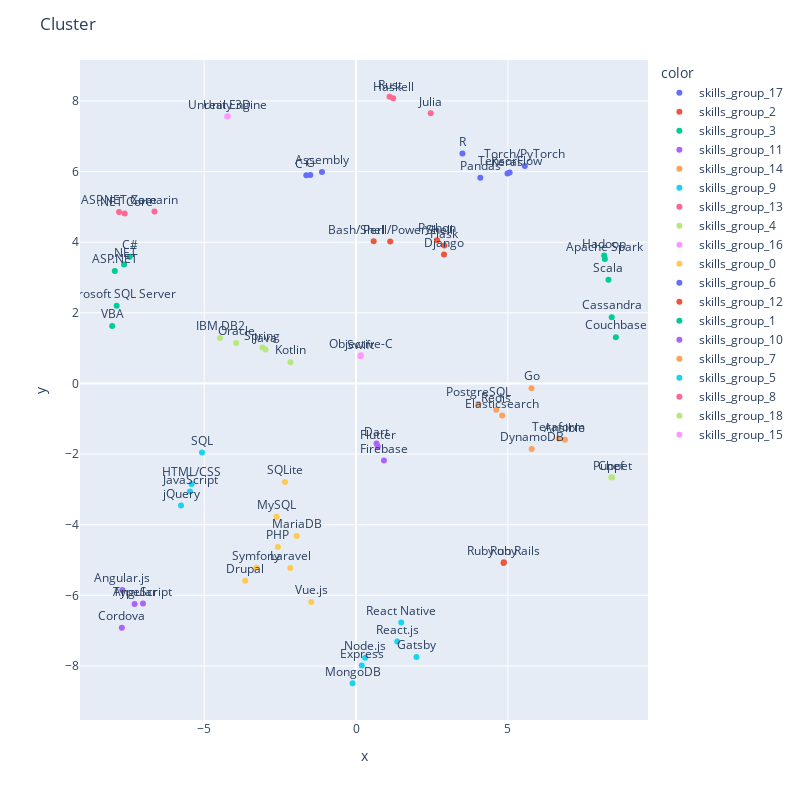

Here is the notebook cell this chart was saved with:
### Code cell
fig = px.scatter(x=tsne_projection[0], 
                 y=tsne_projection[1], 
                 text=tsne_projection.droplevel(0).index, 
                 color=cluster_labels)
fig.update_traces(textposition='top center')
fig.update_layout(height=800, width=800, title_text='Cluster')
fig.show()

### Figure 1 — Plotly figure (JSON) as saved in the notebook; plotly's stock layout.template omitted (floating-point values rounded to 4 significant figures)
{"data": [{"hovertemplate": "color=skills_group_17<br>x=%{x}<br>y=%{y}<br>text=%{text}<extra></extra>", "legendgroup": "skills_group_17", "marker": {"color": "#636efa", "symbol": "circle"}, "mode": "markers+text", "name": "skills_group_17", "orientation": "v", "showlegend": true, "text": ["Assembly", "C", "C++"], "textposition": "top center", "type": "scatter", "x": [-1.12, -1.506, -1.637], "xaxis": "x", "y": [5.987, 5.903, 5.896], "yaxis": "y"}, {"hovertemplate": "color=skills_group_2<br>x=%{x}<br>y=%{y}<br>text=%{text}<extra></extra>", "legendgroup": "skills_group_2", "marker": {"color": "#EF553B", "symbol": "circle"}, "mode": "markers+text", "name": "skills_group_2", "orientation": "v", "showlegend": true, "text": ["Bash/Shell/PowerShell", "Perl", "Python", "Django", "Flask"], "textposition": "top center", "type": "scatter", "x": [1.124, 0.58, 2.668, 2.896, 2.908], "xaxis": "x", "y": [4.017, 4.026, 4.059, 3.651, 3.904], "yaxis": "y"}, {"hovertemplate": "color=skills_group_3<br>x=%{x}<br>y=%{y}<br>text=%{text}<extra></extra>", "legendgroup": "skills_group_3", "marker": {"color": "#00cc96", "symbol": "circle"}, "mode": "markers+text", "name": "skills_group_3", "orientation": "v", "showlegend": true, "text": ["C#", "VBA", "Microsoft SQL Server", "ASP.NET", ".NET"], "textposition": "top center", "type": "scatter", "x": [-7.452, -8.03, -7.881, -7.942, -7.637], "xaxis": "x", "y": [3.587, 1.626, 2.203, 3.183, 3.366], "yaxis": "y"}, {"hovertemplate": "color=skills_group_11<br>x=%{x}<br>y=%{y}<br>text=%{text}<extra></extra>", "legendgroup": "skills_group_11", "marker": {"color": "#ab63fa", "symbol": "circle"}, "mode": "markers+text", "name": "skills_group_11", "orientation": "v", "showlegend": true, "text": ["Dart", "Firebase", "Flutter"], "textposition": "top center", "type": "scatter", "x": [0.6753, 0.9191, 0.7168], "xaxis": "x", "y": [-1.698, -2.184, -1.787], "yaxis": "y"}, {"hovertemplate": "color=skills_group_14<br>x=%{x}<br>y=%{y}<br>text=%{text}<extra></extra>", "legendgroup": "skills_group_14", "marker": {"color": "#FFA15A", "symbol": "circle"}, "mode": "markers+text", "name": "skills_group_14", "orientation": "v", "showlegend": true, "text": ["Go", "Elasticsearch", "PostgreSQL", "Redis"], "textposition": "top center", "type": "scatter", "x": [5.779, 4.812, 4.025, 4.617], "xaxis": "x", "y": [-0.1335, -0.9047, -0.5815, -0.7435], "yaxis": "y"}, {"hovertemplate": "color=skills_group_9<br>x=%{x}<br>y=%{y}<br>text=%{text}<extra></extra>", "legendgroup": "skills_group_9", "marker": {"color": "#19d3f3", "symbol": "circle"}, "mode": "markers+text", "name": "skills_group_9", "orientation": "v", "showlegend": true, "text": ["HTML/CSS", "JavaScript", "SQL", "jQuery"], "textposition": "top center", "type": "scatter", "x": [-5.415, -5.466, -5.072, -5.763], "xaxis": "x", "y": [-2.848, -3.059, -1.953, -3.458], "yaxis": "y"}, {"hovertemplate": "color=skills_group_13<br>x=%{x}<br>y=%{y}<br>text=%{text}<extra></extra>", "legendgroup": "skills_group_13", "marker": {"color": "#FF6692", "symbol": "circle"}, "mode": "markers+text", "name": "skills_group_13", "orientation": "v", "showlegend": true, "text": ["Haskell", "Julia", "Rust"], "textposition": "top center", "type": "scatter", "x": [1.223, 2.459, 1.104], "xaxis": "x", "y": [8.077, 7.652, 8.119], "yaxis": "y"}, {"hovertemplate": "color=skills_group_4<br>x=%{x}<br>y=%{y}<br>text=%{text}<extra></extra>", "legendgroup": "skills_group_4", "marker": {"color": "#B6E880", "symbol": "circle"}, "mode": "markers+text", "name": "skills_group_4", "orientation": "v", "showlegend": true, "text": ["Java", "Kotlin", "IBM DB2", "Oracle", "Spring"], "textposition": "top center", "type": "scatter", "x": [-2.978, -2.158, -4.478, -3.947, -3.081], "xaxis": "x", "y": [0.9627, 0.603, 1.286, 1.145, 1.02], "yaxis": "y"}, {"hovertemplate": "color=skills_group_16<br>x=%{x}<br>y=%{y}<br>text=%{text}<extra></extra>", "legendgroup": "skills_group_16", "marker": {"color": "#FF97FF", "symbol": "circle"}, "mode": "markers+text", "name": "skills_group_16", "orientation": "v", "showlegend": true, "text": ["Objective-C", "Swift"], "textposition": "top center", "type": "scatter", "x": [0.1545, 0.1499], "xaxis": "x", "y": [0.7978, 0.7704], "yaxis": "y"}, {"hovertemplate": "color=skills_group_0<br>x=%{x}<br>y=%{y}<br>text=%{text}<extra></extra>", "legendgroup": "skills_group_0", "marker": {"color": "#FECB52", "symbol": "circle"}, "mode": "markers+text", "name": "skills_group_0", "orientation": "v", "showlegend": true, "text": ["PHP", "MariaDB", "MySQL", "SQLite", "Drupal", "Laravel", "Symfony", "Vue.js"], "textposition": "top center", "type": "scatter", "x": [-2.574, -1.955, -2.614, -2.338, -3.65, -2.165, -3.277, -1.477], "xaxis": "x", "y": [-4.634, -4.319, -3.775, -2.794, -5.586, -5.227, -5.215, -6.188], "yaxis": "y"}, {"hovertemplate": "color=skills_group_6<br>x=%{x}<br>y=%{y}<br>text=%{text}<extra></extra>", "legendgroup": "skills_group_6", "marker": {"color": "#636efa", "symbol": "circle"}, "mode": "markers+text", "name": "skills_group_6", "orientation": "v", "showlegend": true, "text": ["R", "Keras", "Pandas", "TensorFlow", "Torch/PyTorch"], "textposition": "top center", "type": "scatter", "x": [3.503, 4.987, 4.093, 5.058, 5.558], "xaxis": "x", "y": [6.514, 5.945, 5.824, 5.975, 6.159], "yaxis": "y"}, {"hovertemplate": "color=skills_group_12<br>x=%{x}<br>y=%{y}<br>text=%{text}<extra></extra>", "legendgroup": "skills_group_12", "marker": {"color": "#EF553B", "symbol": "circle"}, "mode": "markers+text", "name": "skills_group_12", "orientation": "v", "showlegend": true, "text": ["Ruby", "Ruby on Rails"], "textposition": "top center", "type": "scatter", "x": [4.869, 4.858], "xaxis": "x", "y": [-5.065, -5.083], "yaxis": "y"}, {"hovertemplate": "color=skills_group_1<br>x=%{x}<br>y=%{y}<br>text=%{text}<extra></extra>", "legendgroup": "skills_group_1", "marker": {"color": "#00cc96", "symbol": "circle"}, "mode": "markers+text", "name": "skills_group_1", "orientation": "v", "showlegend": true, "text": ["Scala", "Cassandra", "Couchbase", "Apache Spark", "Hadoop"], "textposition": "top center", "type": "scatter", "x": [8.312, 8.419, 8.555, 8.195, 8.17], "xaxis": "x", "y": [2.935, 1.877, 1.311, 3.528, 3.622], "yaxis": "y"}, {"hovertemplate": "color=skills_group_10<br>x=%{x}<br>y=%{y}<br>text=%{text}<extra></extra>", "legendgroup": "skills_group_10", "marker": {"color": "#ab63fa", "symbol": "circle"}, "mode": "markers+text", "name": "skills_group_10", "orientation": "v", "showlegend": true, "text": ["TypeScript", "Angular", "Angular.js", "Cordova"], "textposition": "top center", "type": "scatter", "x": [-7.016, -7.292, -7.695, -7.711], "xaxis": "x", "y": [-6.228, -6.244, -5.848, -6.918], "yaxis": "y"}, {"hovertemplate": "color=skills_group_7<br>x=%{x}<br>y=%{y}<br>text=%{text}<extra></extra>", "legendgroup": "skills_group_7", "marker": {"color": "#FFA15A", "symbol": "circle"}, "mode": "markers+text", "name": "skills_group_7", "orientation": "v", "showlegend": true, "text": ["DynamoDB", "Ansible", "Teraform"], "textposition": "top center", "type": "scatter", "x": [5.784, 6.879, 6.677], "xaxis": "x", "y": [-1.853, -1.59, -1.559], "yaxis": "y"}, {"hovertemplate": "color=skills_group_5<br>x=%{x}<br>y=%{y}<br>text=%{text}<extra></extra>", "legendgroup": "skills_group_5", "marker": {"color": "#19d3f3", "symbol": "circle"}, "mode": "markers+text", "name": "skills_group_5", "orientation": "v", "showlegend": true, "text": ["MongoDB", "Express", "Gatsby", "React.js", "Node.js", "React Native"], "textposition": "top center", "type": "scatter", "x": [-0.1132, 0.1883, 1.991, 1.357, 0.3016, 1.488], "xaxis": "x", "y": [-8.489, -7.989, -7.747, -7.309, -7.77, -6.77], "yaxis": "y"}, {"hovertemplate": "color=skills_group_8<br>x=%{x}<br>y=%{y}<br>text=%{text}<extra></extra>", "legendgroup": "skills_group_8", "marker": {"color": "#FF6692", "symbol": "circle"}, "mode": "markers+text", "name": "skills_group_8", "orientation": "v", "showlegend": true, "text": ["ASP.NET Core", ".NET Core", "Xamarin"], "textposition": "top center", "type": "scatter", "x": [-7.802, -7.617, -6.636], "xaxis": "x", "y": [4.854, 4.809, 4.868], "yaxis": "y"}, {"hovertemplate": "color=skills_group_18<br>x=%{x}<br>y=%{y}<br>text=%{text}<extra></extra>", "legendgroup": "skills_group_18", "marker": {"color": "#B6E880", "symbol": "circle"}, "mode": "markers+text", "name": "skills_group_18", "orientation": "v", "showlegend": true, "text": ["Chef", "Puppet"], "textposition": "top center", "type": "scatter", "x": [8.407, 8.437], "xaxis": "x", "y": [-2.657, -2.665], "yaxis": "y"}, {"hovertemplate": "color=skills_group_15<br>x=%{x}<br>y=%{y}<br>text=%{text}<extra></extra>", "legendgroup": "skills_group_15", "marker": {"color": "#FF97FF", "symbol": "circle"}, "mode": "markers+text", "name": "skills_group_15", "orientation": "v", "showlegend": true, "text": ["Unity 3D", "Unreal Engine"], "textposition": "top center", "type": "scatter", "x": [-4.242, -4.225], "xaxis": "x", "y": [7.559, 7.565], "yaxis": "y"}], "layout": {"height": 800, "legend": {"title": {"text": "color"}, "tracegroupgap": 0}, "margin": {"t": 60}, "title": {"text": "Cluster"}, "width": 800, "xaxis": {"anchor": "y", "domain": [0, 1], "title": {"text": "x"}}, "yaxis": {"anchor": "x", "domain": [0, 1], "title": {"text": "y"}}}}
